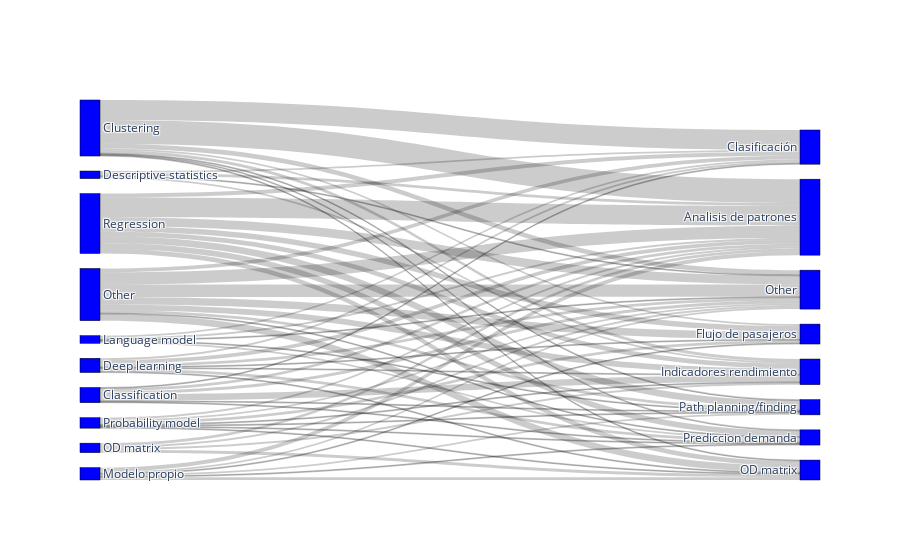

This figure's notebook cell:
### Code cell
aggregated_table = (
    data[columns]
    .groupby(["Model", "Model type", "Analysis type"])[["ID"]]
    .nunique()
    .groupby(["Model type", "Analysis type"])[["ID"]]
    .sum()
    .sort_values(by="ID")
).reset_index()

label1 = sorted(list(sets_dict["Model type"]))
label1.append("Other")
label2 = sorted(set(data["Analysis type"].tolist()))

source = []
target = []
value = []


for row in aggregated_table.iterrows():
    source.append(label1.index(row[1]["Model type"]))
    target.append(label2.index(row[1]["Analysis type"]) + len(label1))
    value.append(row[1]["ID"])

fig = go.Figure(
    data=[
        go.Sankey(
            node=dict(
                pad=15,
                thickness=20,
                line=dict(color="black", width=0.5),
                label=label1 + label2,
                color="blue",
            ),
            link=dict(
                source=source,  # indices correspond to labels, eg A1, A2, A1, B1, ...
                target=target,
                value=value,
            ),
        )
    ]
)

#fig.update_layout(title_text="Basic Sankey Diagram")
fig.write_image("img/models_sankey.pdf")
fig.show()

### Figure 1 — Plotly figure (JSON) as saved in the notebook; plotly's stock layout.template omitted (floating-point values rounded to 4 significant figures)
{"data": [{"link": {"source": [19, 17, 17, 6, 33, 5, 5, 4, 4, 4, 5, 19, 24, 2, 24, 2, 2, 24, 24, 19, 21, 17, 17, 17, 6, 21, 19, 24, 5, 24, 4, 6, 33, 21, 21, 24, 2, 6, 2, 5, 5, 19, 4, 19, 33, 26, 5, 4, 26, 26, 26, 26, 33, 2, 33, 26, 33, 26, 33, 33, 26, 4, 4], "target": [36, 40, 39, 39, 41, 38, 36, 41, 40, 38, 37, 41, 38, 35, 41, 41, 40, 40, 37, 39, 37, 41, 35, 34, 37, 39, 40, 39, 35, 34, 36, 35, 40, 38, 34, 36, 34, 34, 39, 41, 39, 38, 37, 34, 35, 35, 34, 39, 38, 37, 36, 41, 37, 37, 38, 40, 36, 39, 39, 34, 34, 35, 34], "value": [1, 1, 1, 1, 1, 1, 1, 1, 1, 1, 1, 1, 1, 1, 1, 1, 1, 1, 1, 2, 2, 2, 2, 2, 2, 2, 2, 2, 2, 2, 2, 2, 3, 3, 3, 3, 3, 3, 3, 3, 3, 3, 3, 4, 4, 4, 4, 5, 5, 5, 6, 6, 6, 7, 7, 7, 8, 9, 13, 13, 21, 21, 25]}, "node": {"color": "blue", "label": ["Algebraic model", "Anomaly detection", "Classification", "Classifictaion", "Clustering", "Deep learning", "Descriptive statistics", "Dimensionality reduction", "Economical model", "Error correction model", "Feature selection", "Forecasting", "Game theory", "Genetic algorithm", "Genetic algorithms", "Graph model", "Gravity-based model", "Language model", "Modelo Propio", "Modelo propio", "Neural networks", "OD matrix", "Optimization", "Panel analysis", "Probability model", "Ranking algorithm", "Regression", "Stochastic mode", "Stochastic model", "Time series analysis", "Trip chaining model", "Trip destinaton model", "Trip-chaining model", "Other", "Analisis de patrones", "Clasificación", "Flujo de pasajeros", "Indicadores rendimiento", "OD matrix", "Other", "Path planning/finding", "Prediccion demanda"], "line": {"color": "black", "width": 0.5}, "pad": 15, "thickness": 20}, "type": "sankey"}], "layout": {}}
